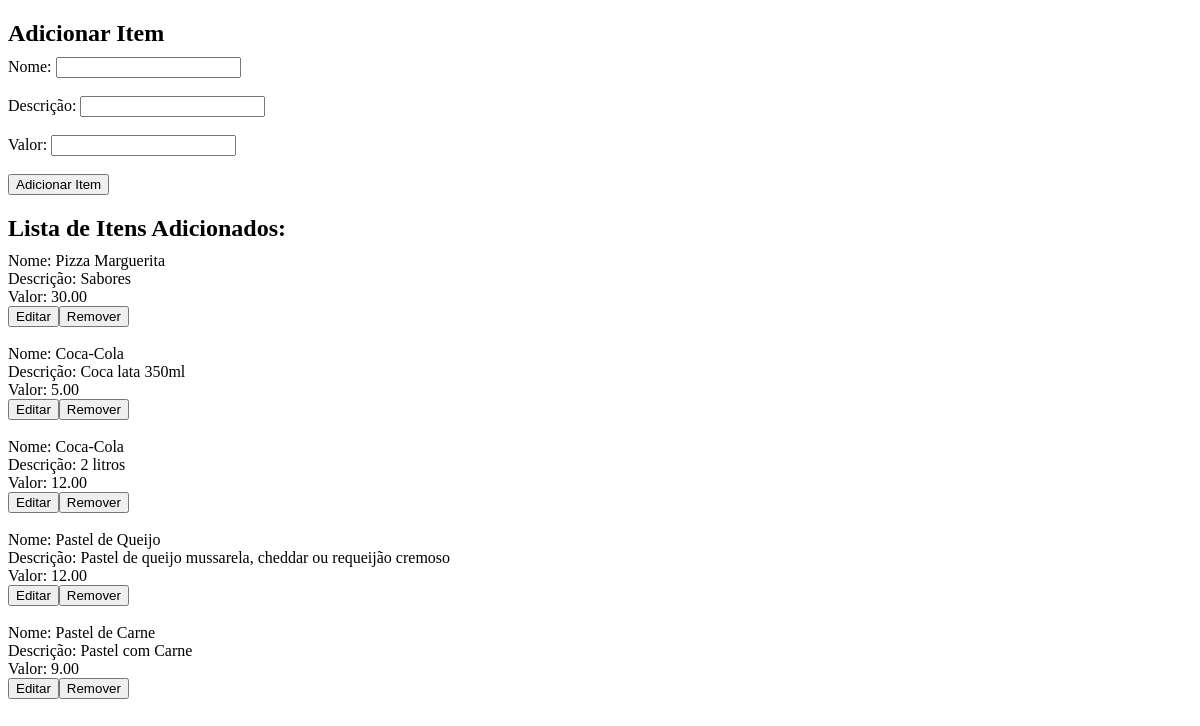
/comanda/adicionar_itens.php, run on the app's committed database.
### tables this page shows
CREATE TABLE `itens` (
  `id` int(11) NOT NULL,
  `nome` varchar(50) NOT NULL,
  `descricao` varchar(250) NOT NULL,
  `valor` decimal(10,2) NOT NULL
);

### comanda/adicionar_itens.php (the view, shortened to what this page needs)
<?php
require_once 'config.php';
$sql = "SELECT * FROM itens";
$result = $conn->query($sql);
?>
<!DOCTYPE html>
<html>
<head>
<link rel="stylesheet" href="style.css">
</head>
<body>
    <h2>Adicionar Item</h2>
    <form method="POST" action="">
        <label for="nome">Nome:</label>
        <input type="text" name="nome" id="nome" required><br><br>
        <label for="descricao">Descrição:</label>
        <input type="text" name="descricao" id="descricao" required><br><br>
        <label for="valor">Valor:</label>
        <input type="text" name="valor" id="valor" required><br><br>
        <input type="submit" name="submit" value="Adicionar Item">
    </form>
    <h2>Lista de Itens Adicionados:</h2>
    <?php
    if ($result !== false && $result->num_rows > 0) {
        while ($row = $result->fetch_assoc()) {
            $itemId = $row['id'];
            $itemNome = $row['nome'];
            $itemDescricao = $row['descricao'];
            $itemValor = $row['valor'];
            echo "<div id='item_$itemId'>";
            echo "Nome: <span id='nome_$itemId'>$itemNome</span><br>";
            echo "Descrição: <span id='descricao_$itemId'>$itemDescricao</span><br>";
            echo "Valor: <span id='valor_$itemId'>$itemValor</span><br>";
            echo "<button onclick=\"exibirEdicao($itemId)\">Editar</button>";
            echo "<button onclick=\"removerItem($itemId)\">Remover</button>";
            echo "<br><br></div>";
        }
    } else {
        echo "Nenhum item adicionado.";
    }
    ?>
</body>
</html>

### comanda/style.css (style rules this page uses)
h2 { margin-bottom: 10px; }

### data on the page
itens: nome "Pizza Marguerita", descricao "Sabores", valor "30.00"
itens: nome "Coca-Cola", descricao "Coca lata 350ml", valor "5.00"
itens: nome "Coca-Cola", descricao "2 litros", valor "12.00"
itens: nome "Pastel de Queijo", descricao "Pastel de queijo mussarela, cheddar ou requeijão cremoso", valor "12.00"
itens: nome "Pastel de Carne", descricao "Pastel com Carne", valor "9.00"
